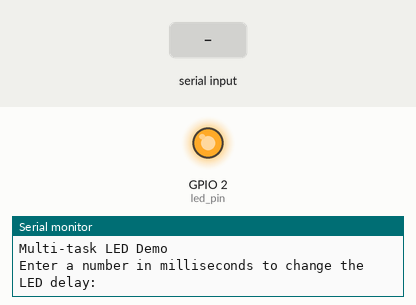
This sketch was run on a simulated ESP32. Shown: output pins drawn as LEDs (lit = HIGH), the last lines printed to the serial monitor. Dashed ring = blinking. The test bench sets the inputs (shaded band).

Above: at 2.2 s.
2.3 s: "5\n" received over Serial
At 3.3 s:
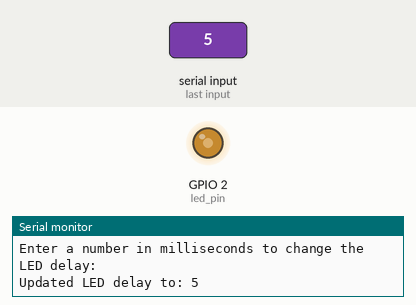
4.0 s: "90,45\n" received over Serial
At 4.31 s:
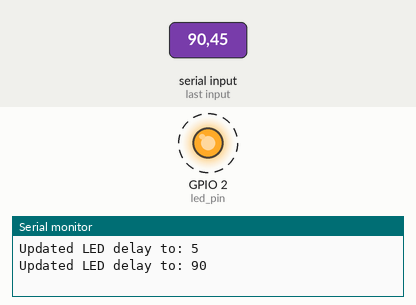
Timing chart, 0 to 13.0 s (numbered marks = the images above; inputs shaded):
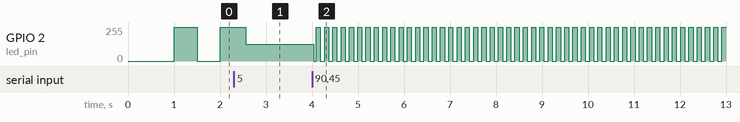

The sketch:

03_ex2_blinkled_serial_inp.ino
```cpp
#include <stdlib.h> //needed for atoi()

//Use only core 1 for demo purposes
#if CONFIG_FREERTOS_UNCORE
static const BaseType_t app_cpu = 0;
#else
static const BaseType_t app_cpu = 1;
#endif

//Globals
static int led_delay = 500; //ms
static const uint8_t buf_len = 20;

//Pins
static const int led_pin = LED_BUILTIN;

//***********************************************
//Tasks
//Task:Blink led at rate set by global variable
void toggleLED(void* parameter)
{
  while(1) {
    digitalWrite(led_pin, HIGH);
    vTaskDelay(led_delay / portTICK_PERIOD_MS);
    digitalWrite(led_pin, LOW);
    vTaskDelay(led_delay / portTICK_PERIOD_MS);
  }
}

//Task:Read from serial terminal
void readSerial(void *parameters) {
  char c;
  char buf[buf_len];
  uint8_t idx = 0;

  //Clear whole buffer
  memset(buf, 0, buf_len);

  while(1) {
    //Read chars from serial
    if(Serial.available() > 0) {
      c = Serial.read();
      //Update delay variable and reset buffer if we get a newline character
      if (c == '\n') {
        led_delay  = atoi(buf);
        Serial.print("Updated LED delay to: ");
        Serial.println(led_delay);
        memset(buf, 0, buf_len);
        idx = 0;
      } else {
        //Only happen if index is not over message limit
        if (idx < buf_len - 1) {
          buf[idx] = c;
          idx++;
        }
      }
    }
  }
}

//*****************************************************
//Main
void setup() {
  //Configure oin
  pinMode(led_pin, OUTPUT);

  //Configure serial and wait a second
  Serial.begin(115200);
  vTaskDelay(1000/portTICK_PERIOD_MS);
  Serial.println("Multi-task LED Demo");
  Serial.println("Enter a number in milliseconds to change the LED delay:");

  //Create and start blink task
  xTaskCreatePinnedToCore ( //Use xTaskCreate in vanilla FreeRTOS
       toggleLED,           //Function to be called
       "Toggle LED",        //Name of task
       1024,                //Stack size
       NULL,                //Parameter to pass
       1,                   //Task priority
       NULL,                //Task handle
       app_cpu);
  //Create and start read from serial task
  xTaskCreatePinnedToCore (
      readSerial,           //Function to be called
      "Read from Serial",   //Name of task
      1024,                 //Stack size
      NULL,                 //Parameter to pass
      1,                    //Task priority(!must be same to prevent lockup)
      NULL,                 //Task handle
      app_cpu);             //Run on one core for demo purposes
}

void loop() {
  // put your main code here, to run repeatedly:

}
```

Measured:
- after the input at 4.0 s, GPIO 2 (led_pin): alternates 255/255 for 0.09 s and 0/255 for 0.09 s, starting at once
